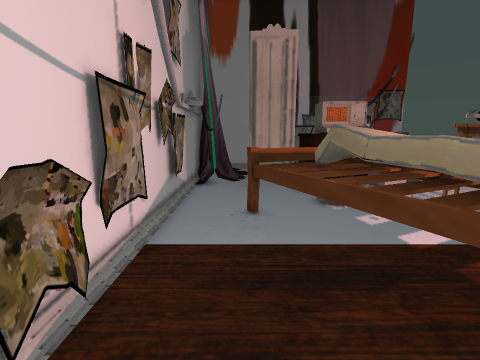
[1] (above)

16 first-person views from a walk through a 3-D level made in the Unity game engine. The camera is 1.5 m above the floor, tilts 10° down and sees 85° across. The floor is counted in squares, 0.5 m on a side. Each view is taken from the middle of a square. On the plan, view 1 faces up. The plan holds only what a view shows up to about 19 squares ahead; the rest is blank. The place goes on beyond the plan. Some surface patterns are stand-ins.

[2]
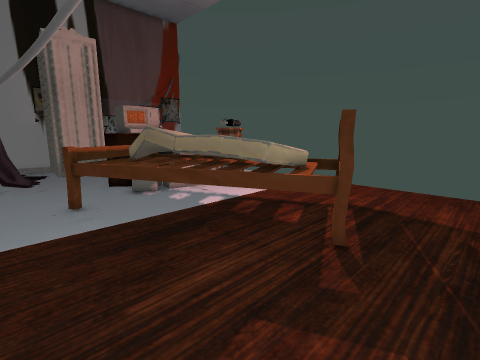

[3]
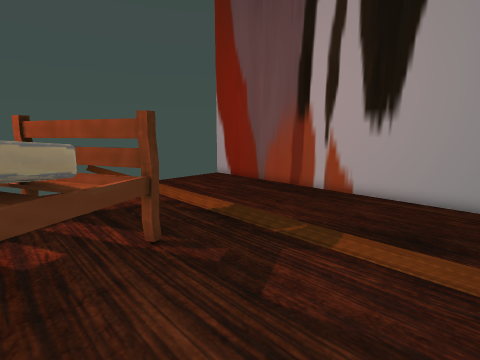

[4]
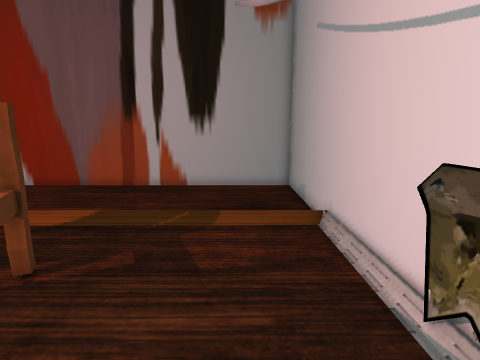

[5]
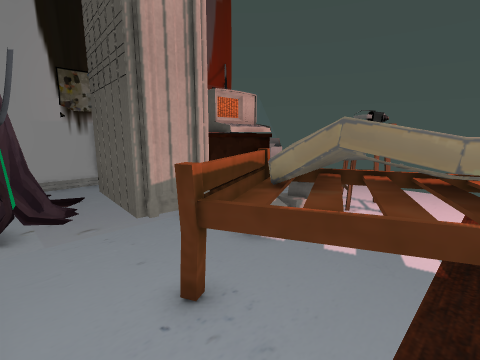

[6]
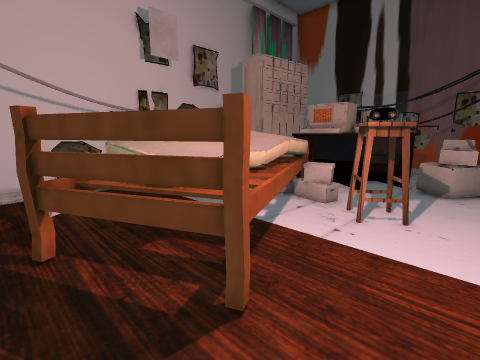

[7]
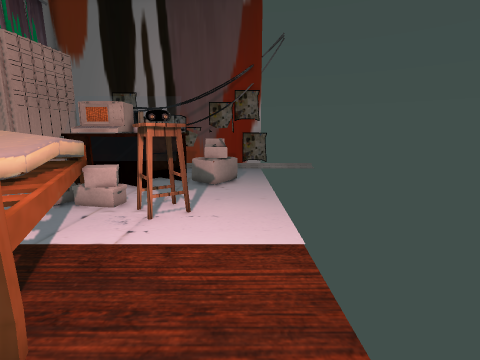

[8]
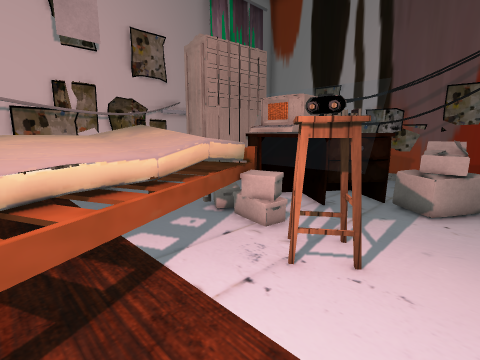

[9]
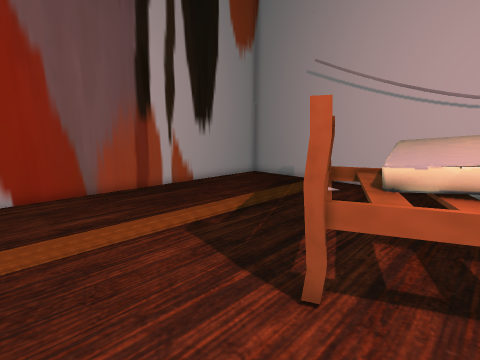

[10]
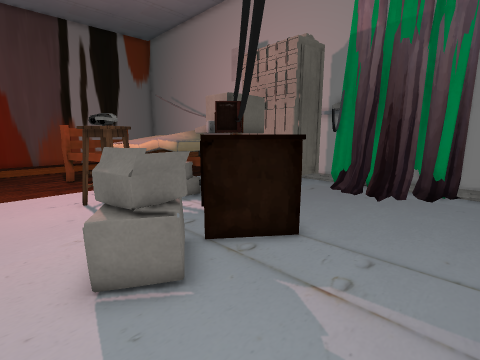

[11]
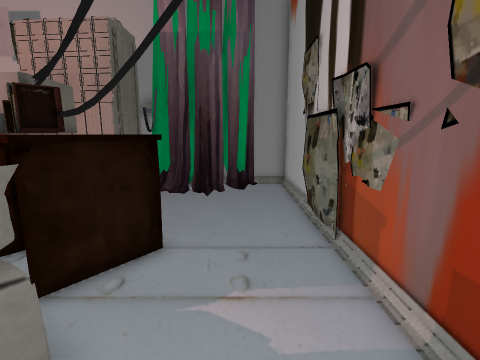

[12]
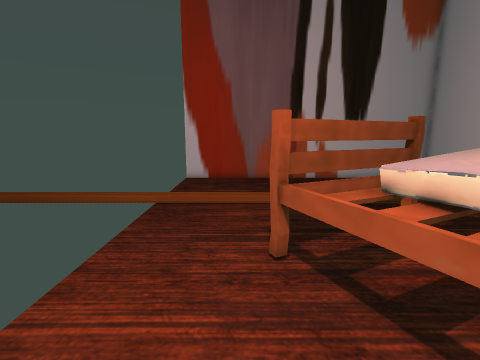

[13]
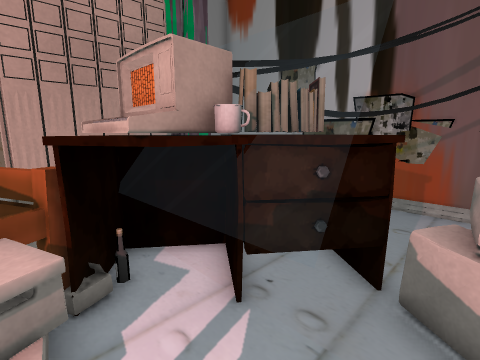

[14]
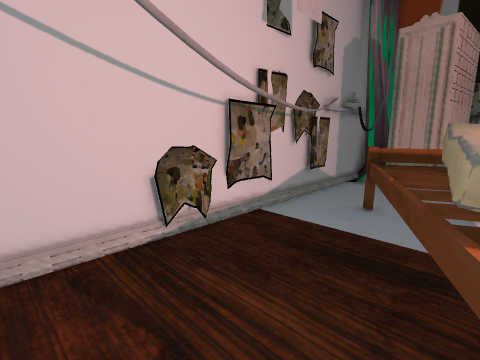

[15]
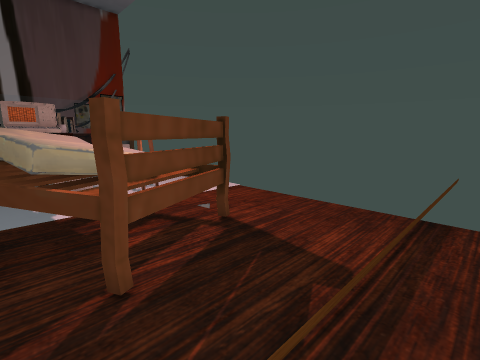

[16]
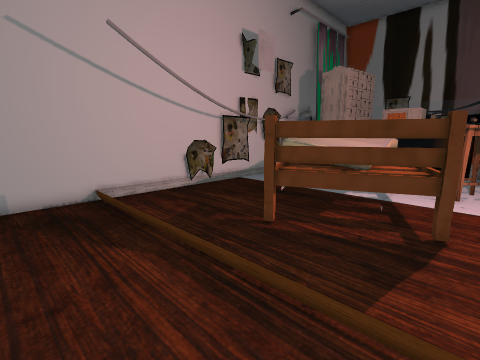

### Floor plan
Key: @ floor where view 1 was taken; # wall or solid block; . main floor; : floor 0.25 m higher than the main floor; / step, stairs or slope; = window, fence, low wall or low ledge; O other object.
Columns run from 3 left of view 1 to 14 right of it. Each row starts with its distance up from view 1.
 23 #########O   O#
 22 #.....OOO ....  .
 21 #O/...........
 20 #O:/........... .
 19 #OO/.............
 18 #OO/.       ..O..
 17 #OO/.      O.OOO.
 16 #OO.#     OOOOO..
 15 #OO.OOOOOOO  OO..
 14 #...OOOOOOO  ....
 13 #...O=OOOO  .....
 12 #..O##      .....
 11 #....OOOOOO.O....
 10 #..OOOO O..OOO...
  9 #...OOO  O..O....
  8 #...O OOOOO......
  7 O.... OOOOO......
  6 O.... OOOOOO.....
  5 #....OOOOOOO.....
  4 #.....OOOOOOO....
  3 O.....OOOOO O....
  2 #......    O.....
  1 #......OO  ......
  0 #..@.............
 -1 #................
 -2 #................
 -3 #................
 -4 #................
 -5 #................
 -6 #................
 -7 #................
 -8 #................
 -9 ##################

Positions as (right, up) in squares from view 1, and headings:
1: (0, 0), facing up
2: (-2, -2), facing up-right
3: (-2, 4), facing down-right
4: (0, 6), facing down
5: (-2, 6), facing up-right
6: (12, 0), facing up-left
7: (12, 0), facing up
8: (12, 4), facing up-left
9: (13, 5), facing down-left
10: (13, 22), facing down-left
11: (13, 20), facing left
12: (10, 9), facing down
13: (10, 11), facing up-left
14: (4, -1), facing up-left
15: (3, -4), facing up-right
16: (10, -6), facing up-left
